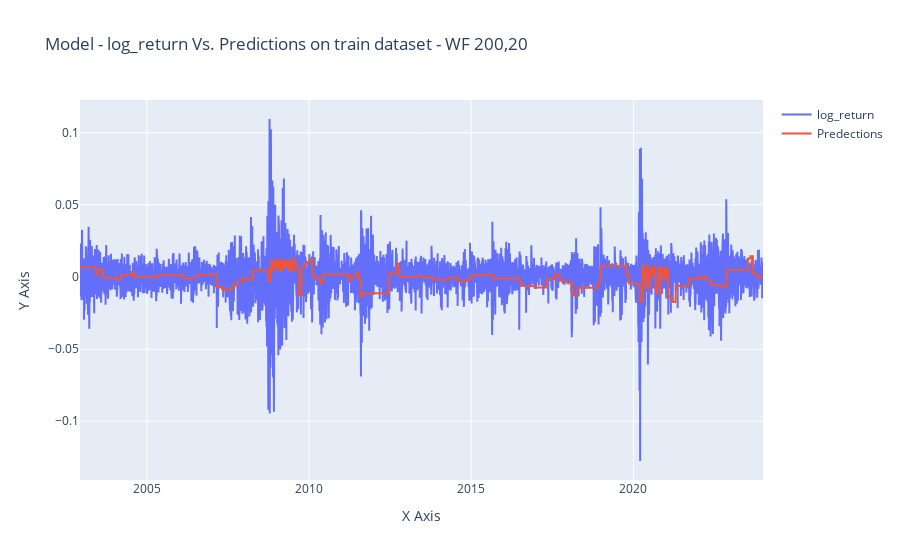

Write notebook code for a chart like this one.
### Code cell
# Assuming df is your DataFrame containing the data
# Replace 'feature1' and 'feature2' with the names of the features you want to plot
feature1 = 'log_return'
feature2 = 'Predections'

# Create line plot
fig = go.Figure(data=go.Scatter(
    x=sp500_d_includes_results.index,  # Assuming the index represents x-axis values
    y=sp500_d_includes_results[feature1],
    mode='lines',
    name=feature1
))

# Add another line plot for the second feature
fig.add_trace(go.Scatter(
    x=sp500_d_includes_results.index,  # Assuming the index represents x-axis values
    y=sp500_d_includes_results[feature2],
    mode='lines',
    name=feature2
))

# Customize layout
fig.update_layout(
    title='Model - log_return Vs. Predictions on train dataset - WF 200,20',
    xaxis=dict(title='X Axis'),  # Customize x-axis label
    yaxis=dict(title='Y Axis'),  # Customize y-axis label
    hovermode='closest'
)

# Show plot
fig.show()

### Figure 1 — Plotly figure (JSON) as saved in the notebook; plotly's stock layout.template omitted (floating-point values rounded to 4 significant figures; data arrays with more than 128 entries replaced by an {"elided": "..."} marker saying what was removed)
{"data": [{"mode": "lines", "name": "log_return", "type": "scatter", "x": {"elided": "5300 str values"}, "y": {"elided": "5300 float values"}}, {"mode": "lines", "name": "Predections", "type": "scatter", "x": {"elided": "5300 str values"}, "y": {"elided": "5300 float values"}}], "layout": {"hovermode": "closest", "title": {"text": "Model - log_return Vs. Predictions on train dataset - WF 200,20"}, "xaxis": {"title": {"text": "X Axis"}}, "yaxis": {"title": {"text": "Y Axis"}}}}
